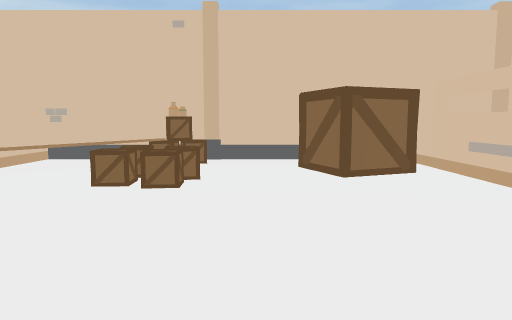
[1] (above)

24 first-person views from a walk through a 3-D level made in the Unity game engine. The camera is 1.3 m above the floor, tilts 6° down and sees 70° across. The floor is counted in squares, 2 m on a side. Each view is taken from the middle of a square. On the plan, view 1 faces up. The plan holds only what a view shows up to about 11 squares ahead; the rest is blank. The place goes on beyond the plan. The player is left out. Some animated figures are left out.

[2]
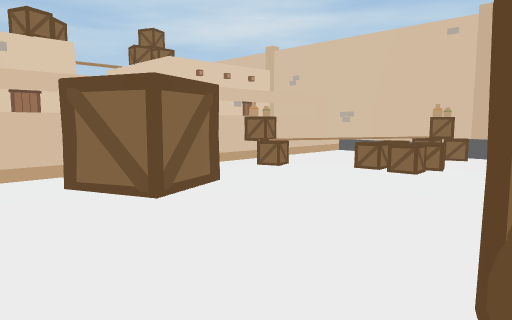

[3]
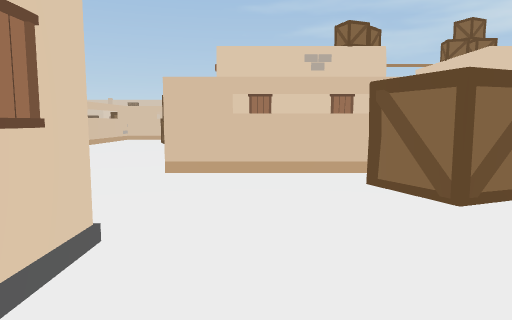

[4]
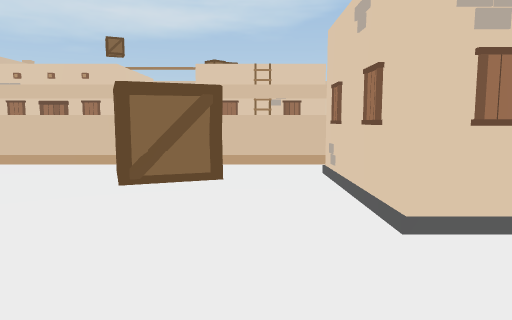

[5]
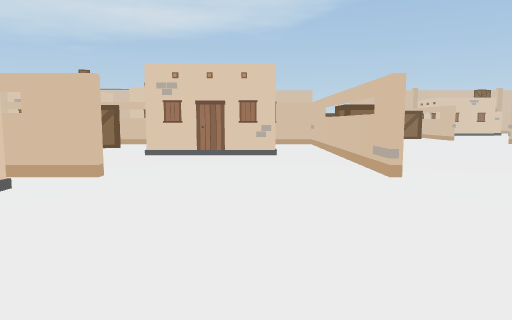

[6]
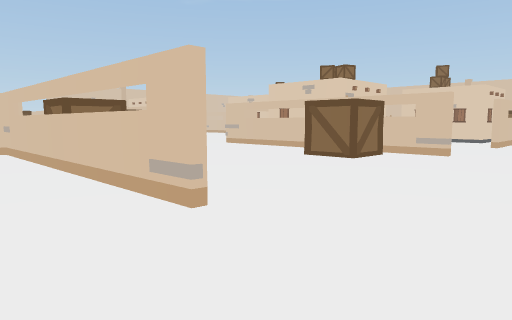

[7]
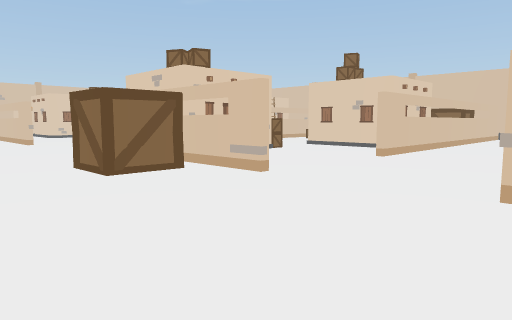

[8]
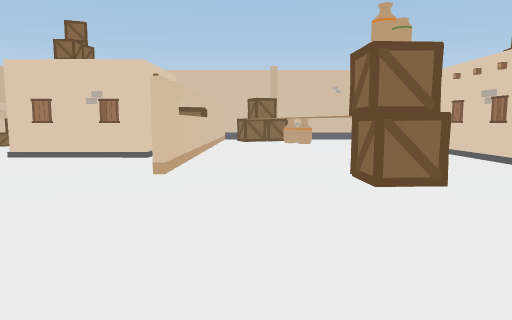

[9]
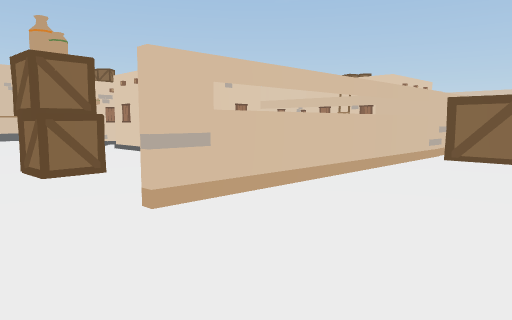

[10]
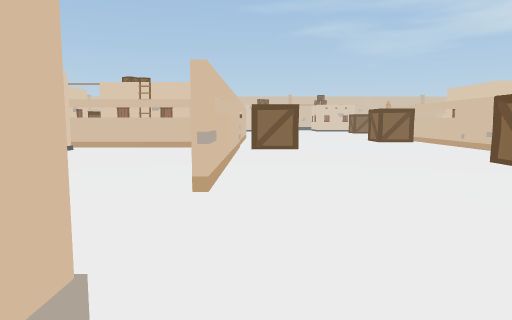

[11]
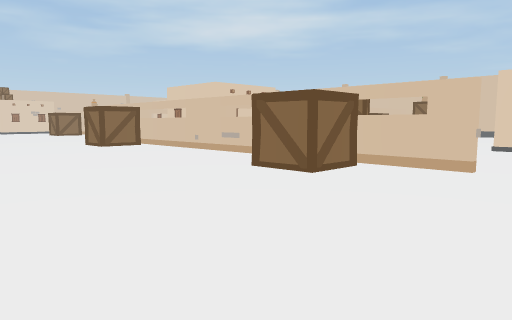

[12]
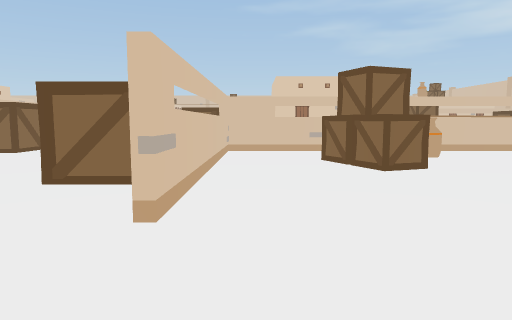

[13]
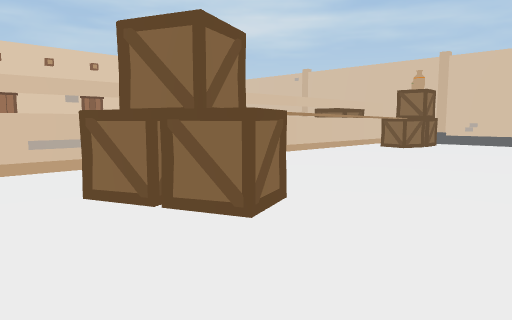

[14]
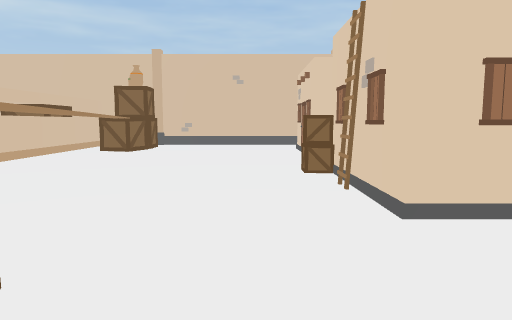

[15]
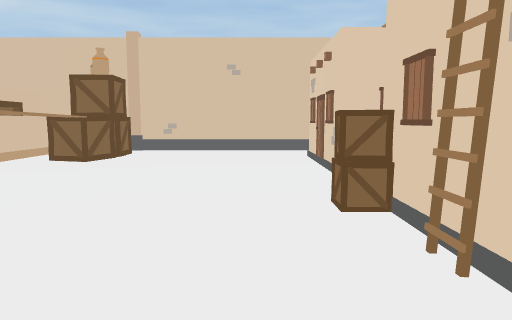

[16]
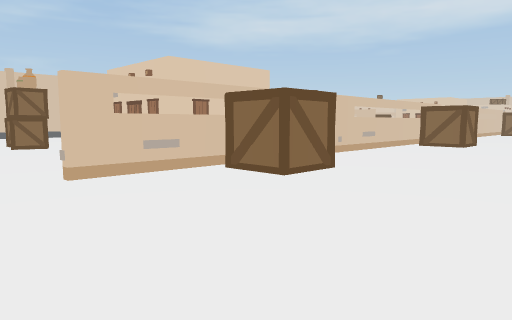

[17]
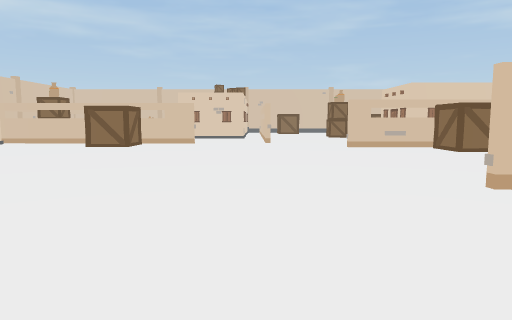

[18]
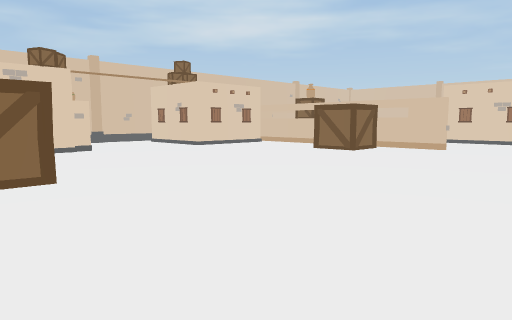

[19]
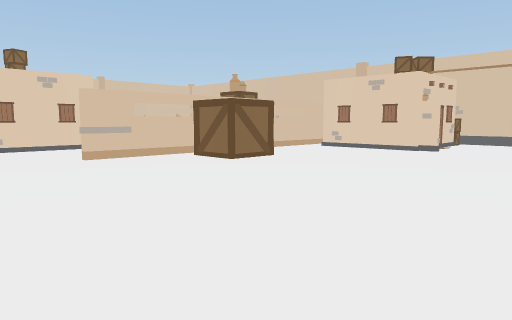

[20]
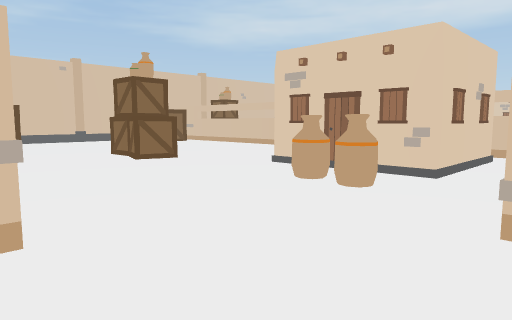

[21]
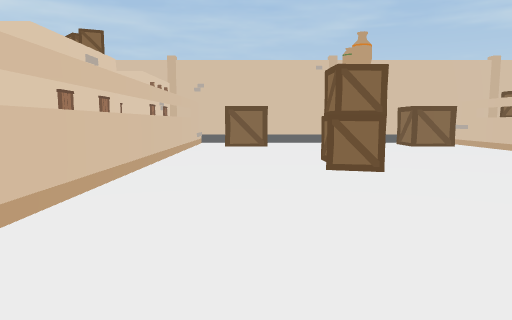

[22]
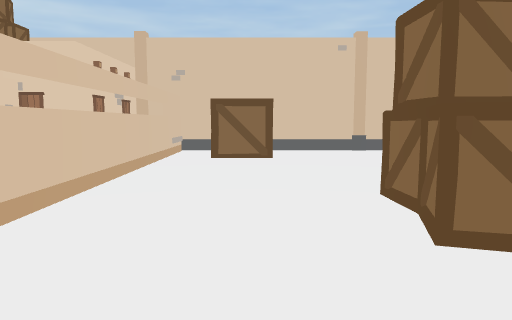

[23]
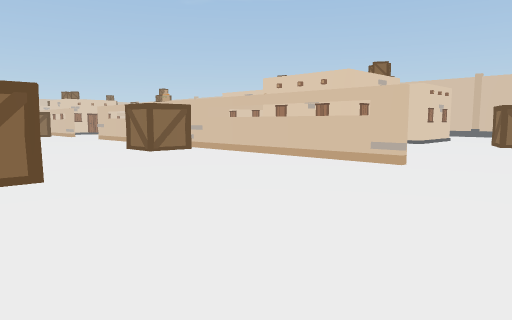

[24]
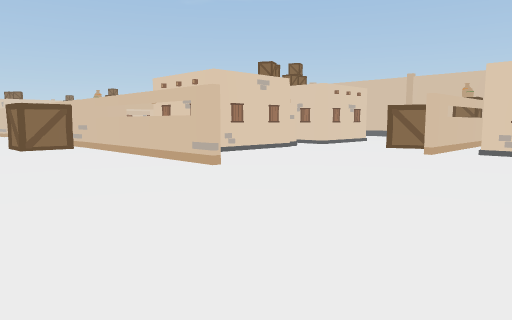

### Floor plan
Key: @ floor where view 1 was taken; # wall or solid block; . floor; = window, fence, low wall or low ledge; ^ raised ledge; O other object.
Columns run from 31 left of view 1 to 4 right of it. Each row starts with its distance up from view 1.
  7           # #####   #######    ##
  6           OO...... O.O...  OOOOO. ##
  5           ##.O...OO#O...# O# ^O.OO#
  4           ##.......#O...####=OO...#
  3           ##.......#^#..####OO....#
  2           ##.......###... O O.....#
  1           ##..OO...###..O O OO....#
  0           ##..O....#.#..####...@OO##
 -1          .O#...... #.##.####......##
 -2          ..#....#   O ^....#..###.#
 -3          ..#..O.###..OO.......#
 -4    ######O.O... ####.O........O
 -5     ...O.......O...O..............#
 -6     .........O##O# O#####O.O####O#
 -7   #O............O......O........O
 -8  .................................
 -9 #..................................
-10 #O.#...............O.........O......
-11     ...............O.........O......
-12     O..O...... ##########...####O##.
-13    ### OOO.....#####..........#  O
-14      O   #.....#  ##....O.....
-15          ......O   #....O..#..O
-16          #O.#...   #  #..^.#....
-17             OO.##   O #..^.###O.
-18             #O.#    O # .^..#  ..
-19             # .O    O#  . ..#   .O
-20                        ... #O   OO
-21                        ..O^#O
-22                        ..

Where each view was taken, in squares from view 1:
view 1: 0 up, 0 right, facing up
view 2: 1 down, 1 right, facing up-left
view 3: 1 down, 1 right, facing left
view 4: 1 down, 3 left, facing right
view 5: 4 down, 8 left, facing right
view 6: 4 down, 6 left, facing down-right
view 7: 8 down, 7 left, facing down-right
view 8: 10 down, 5 left, facing down
view 9: 9 down, 5 left, facing down-left
view 10: 11 down, 3 left, facing left
view 11: 11 down, 5 left, facing up-left
view 12: 5 down, 4 left, facing left
view 13: 5 down, 7 left, facing up-left
view 14: 4 down, 8 left, facing up
view 15: 2 down, 8 left, facing up
view 16: 10 down, 19 left, facing up-right
view 17: 15 down, 20 left, facing up
view 18: 13 down, 19 left, facing up-left
view 19: 7 down, 19 left, facing down-left
view 20: 6 down, 20 left, facing up-right
view 21: 5 down, 18 left, facing up
view 22: 2 down, 18 left, facing up
view 23: 6 down, 20 left, facing down-right
view 24: 8 down, 22 left, facing down-right
